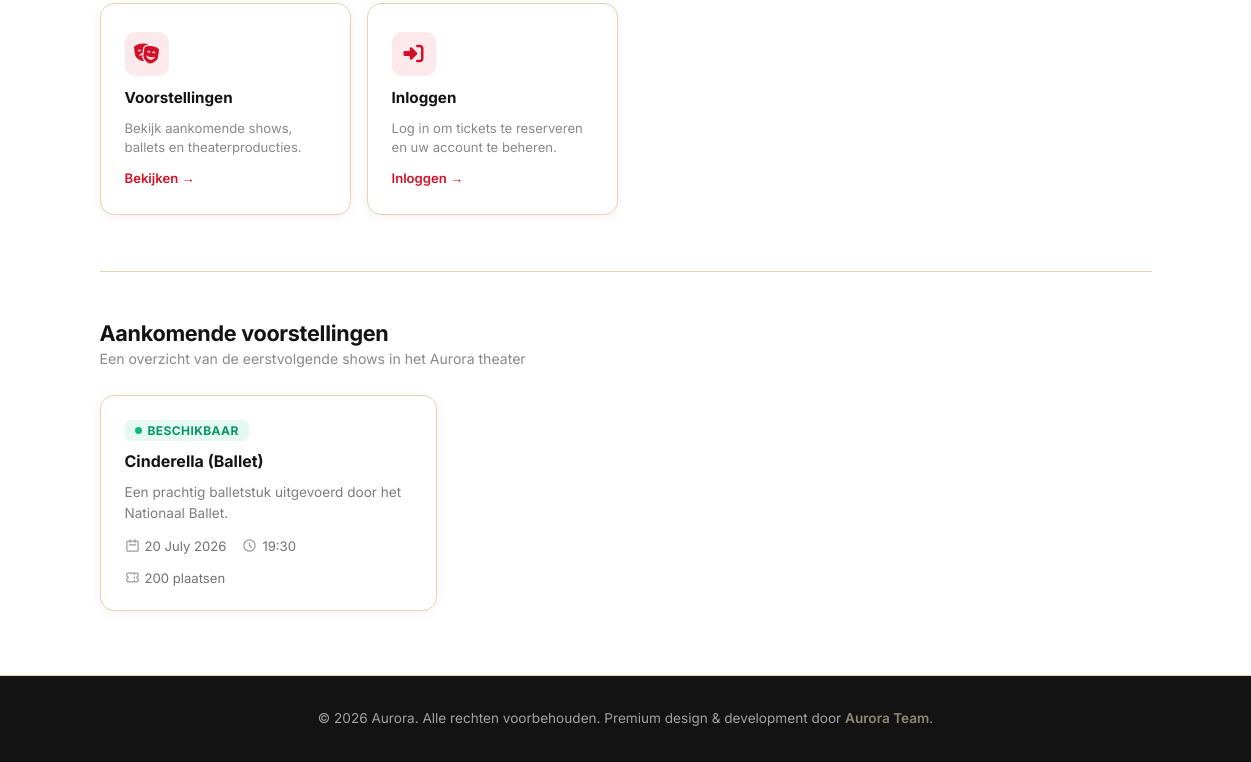
The page /informatie/home.php (lower part) on the database as committed earlier.
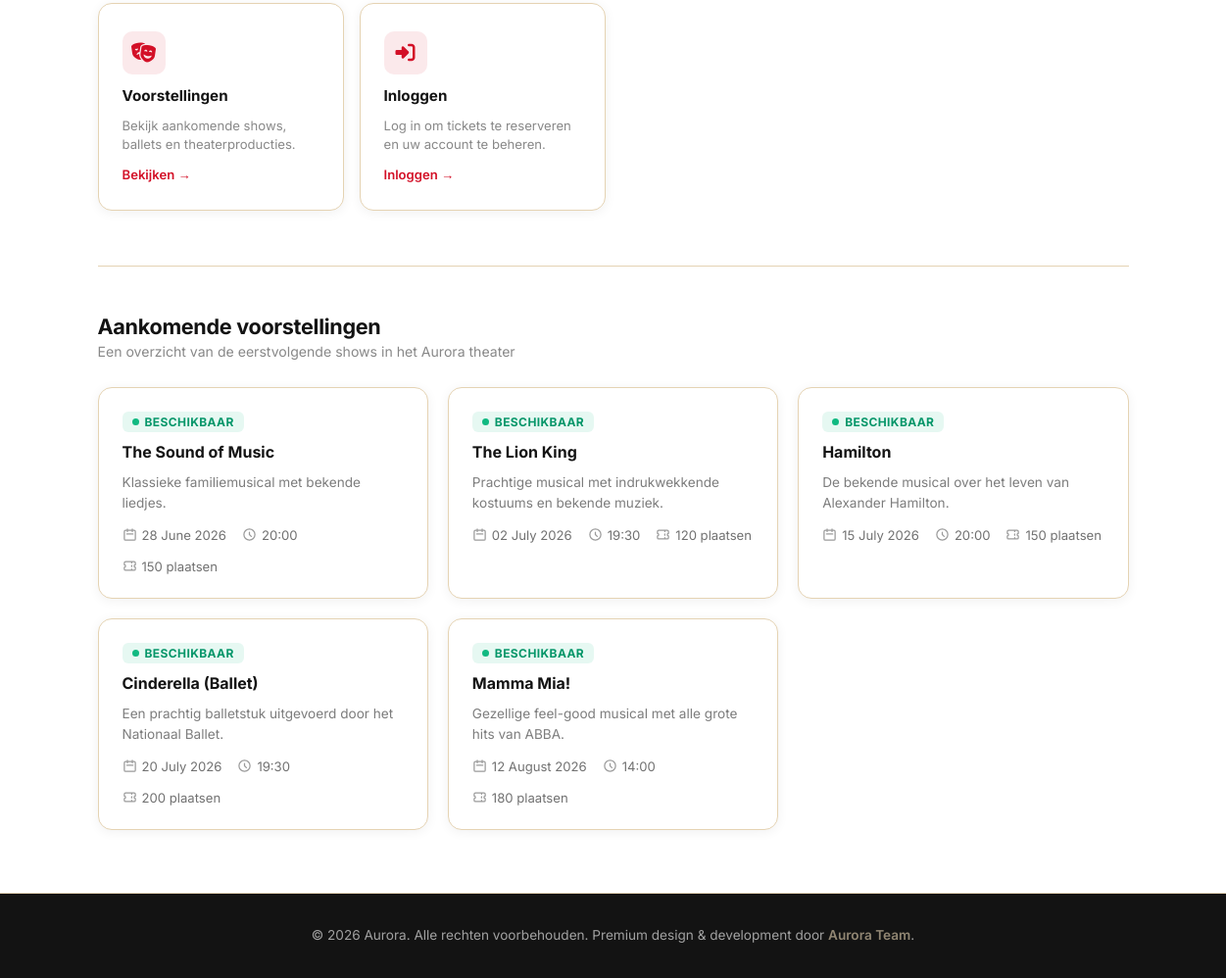
The same page on the database as committed later.
### tables this page shows
CREATE TABLE Voorstelling (
    Id INT NOT NULL AUTO_INCREMENT
    ,MedewerkerId INT NOT NULL
    ,Naam VARCHAR(100) NOT NULL
    ,Beschrijving TEXT NULL
    ,Datum DATE NOT NULL
    ,Tijd TIME NOT NULL
    ,MaxAantalTickets INT NOT NULL
    ,Beschikbaarheid VARCHAR(50) NOT NULL  
    ,IsActief BIT NOT NULL DEFAULT 1
    ,Opmerking VARCHAR(250) NULL
    ,DatumAangemaakt DATETIME(6) NOT NULL DEFAULT CURRENT_TIMESTAMP(6)
    ,DatumGewijzigd DATETIME(6) NOT NULL DEFAULT CURRENT_TIMESTAMP(6) ON UPDATE CURRENT_TIMESTAMP(6)
    ,PRIMARY KEY (Id)
    ,FOREIGN KEY (MedewerkerId) REFERENCES Medewerker(Id)
);

### includes/navbar.php (called while the page is built, shortened)
<?php
$isIngelogd = !empty($_SESSION['ingelogd']);
?>

### informatie/home.php (the view, shortened to what this page needs)
<?php
$dbFout      = false;
$foutmelding = '';
$voorstellingen = [];
try {
    require_once __DIR__ . '/../config.php';
    $stmt = $pdo->prepare("
        SELECT Naam, Beschrijving, Datum, Tijd, MaxAantalTickets, Beschikbaarheid
        FROM voorstelling
        WHERE IsActief = 1 AND Beschikbaarheid != 'Geannuleerd' AND Datum >= CURDATE()
        ORDER BY Datum ASC, Tijd ASC
        LIMIT 6
    ");
    $stmt->execute();
    $voorstellingen = $stmt->fetchAll(PDO::FETCH_ASSOC);
} catch (PDOException $e) {
    $dbFout      = true;
    $foutmelding = 'De server is momenteel niet bereikbaar. Probeer het later opnieuw.';
} catch (Throwable $e) {
    $dbFout      = true;
    $foutmelding = 'Er is een onverwachte fout opgetreden. Probeer het later opnieuw.';
}
?>
<!DOCTYPE html>
<html lang="nl">
<head>
    <link rel="stylesheet" href="https://cdnjs.cloudflare.com/ajax/libs/font-awesome/6.4.2/css/all.min.css">
</head>
<body>
<?php require_once __DIR__ . '/../includes/navbar.php'; ?>
<?php if ($dbFout): ?>
    <main class="fout-full-page">
        <div class="fout-kaart" role="alert" aria-live="assertive">
            <div class="fout-icoon">
                <svg xmlns="http://www.w3.org/2000/svg" fill="none" viewBox="0 0 24 24" stroke="currentColor" stroke-width="2"><path stroke-linecap="round" stroke-linejoin="round" d="M12 9v2m0 4h.01m-6.938 4h13.856c1.54 0 2.502-1.667 1.732-3L13.732 4c-.77-1.333-2.694-1.333-3.464 0L3.34 16c-.77 1.333.192 3 1.732 3z"/></svg>
            </div>
            <h2>Server niet bereikbaar</h2>
            <p><?= htmlspecialchars($foutmelding) ?></p>
            <a href="home.php" class="btn-refresh">Probeer opnieuw</a>
        </div>
    </main>
<?php else: ?>
    <main class="home-main">
        <section aria-labelledby="kop-snelkoppelingen">
            <div class="kaart-raster">
                <a href="#voorstellingen" class="actie-kaart" id="link-voorstellingen" aria-label="Ga naar aankomende voorstellingen">
                    <div class="kaart-icoon">
                        <i class="fa-solid fa-masks-theater"></i>
                    </div>
                    <h3>Voorstellingen</h3>
                    <p>Bekijk aankomende shows, ballets en theaterproducties.</p>
                    <span class="pijl">Bekijken &rarr;</span>
                </a>
                <?php if ($isIngelogd): ?>
                <a href="../ticket-reseveren/ticket-beheren/index.php" class="actie-kaart" id="link-tickets" aria-label="Ga naar ticket reserveren">
                    <div class="kaart-icoon">
                        <i class="fa-solid fa-ticket"></i>
                    </div>
                    <h3>Ticket reserveren</h3>
                    <p>Reserveer uw tickets voor aankomende voorstellingen.</p>
                    <span class="pijl">Reserveren &rarr;</span>
                </a>
                <?php else: ?>
                <a href="../login.php" class="actie-kaart" id="link-inloggen" aria-label="Ga naar inlogpagina">
                    <div class="kaart-icoon">
                        <i class="fa-solid fa-right-to-bracket"></i>
                    </div>
                    <h3>Inloggen</h3>
                    <p>Log in om tickets te reserveren en uw account te beheren.</p>
                    <span class="pijl">Inloggen &rarr;</span>
                </a>
                <?php endif; ?>
            </div>
        </section>
        <div class="sectie-divider"></div>
        <section id="voorstellingen" aria-labelledby="kop-voorstellingen">
            <div class="sectie-kop">
                <h2 id="kop-voorstellingen">Aankomende voorstellingen</h2>
                <p>Een overzicht van de eerstvolgende shows in het Aurora theater</p>
            </div>
            <?php if (empty($voorstellingen)): ?>
                <div class="voorstelling-raster">
                    <div class="geen-voorstellingen" role="status">
                        Er zijn momenteel geen aankomende voorstellingen gepland.
                    </div>
                </div>
            <?php else: ?>
                <div class="voorstelling-raster">
                    <?php foreach ($voorstellingen as $vs):
                        $datum = date('d F Y', strtotime($vs['Datum']));
                        $tijd  = substr($vs['Tijd'], 0, 5);
                        $isUitverkocht = ($vs['Beschikbaarheid'] === 'Uitverkocht');
                    ?>
                    <article class="voorstelling-kaart">
                        <div class="vs-badge <?= $isUitverkocht ? 'uitverkocht' : 'beschikbaar' ?>">
                            <span class="status-dot"></span>
                            <?= $isUitverkocht ? 'Uitverkocht' : 'Beschikbaar' ?>
                        </div>
                        <h3><?= htmlspecialchars($vs['Naam']) ?></h3>
                        <?php if (!empty($vs['Beschrijving'])): ?>
                            <p class="vs-beschrijving"><?= htmlspecialchars($vs['Beschrijving']) ?></p>
                        <?php endif; ?>
                        <div class="vs-info-rij">
                            <div class="vs-info-item">
                                <svg xmlns="http://www.w3.org/2000/svg" fill="none" viewBox="0 0 24 24" stroke="currentColor" stroke-width="2"><path stroke-linecap="round" stroke-linejoin="round" d="M8 7V3m8 4V3m-9 8h10M5 21h14a2 2 0 002-2V7a2 2 0 00-2-2H5a2 2 0 00-2 2v12a2 2 0 002 2z"/></svg>
                                <span><?= htmlspecialchars($datum) ?></span>
                            </div>
                            <div class="vs-info-item">
                                <svg xmlns="http://www.w3.org/2000/svg" fill="none" viewBox="0 0 24 24" stroke="currentColor" stroke-width="2"><path stroke-linecap="round" stroke-linejoin="round" d="M12 8v4l3 3m6-3a9 9 0 11-18 0 9 9 0 0118 0z"/></svg>
                                <span><?= htmlspecialchars($tijd) ?></span>
                            </div>
                            <div class="vs-info-item">
                                <svg xmlns="http://www.w3.org/2000/svg" fill="none" viewBox="0 0 24 24" stroke="currentColor" stroke-width="2"><path stroke-linecap="round" stroke-linejoin="round" d="M15 5v2m0 4v2m0 4v2M5 5a2 2 0 00-2 2v3a2 2 0 110 4v3a2 2 0 002 2h14a2 2 0 002-2v-3a2 2 0 110-4V7a2 2 0 00-2-2H5z"/></svg>
                                <span><?= (int)$vs['MaxAantalTickets'] ?> plaatsen</span>
                            </div>
                        </div>
                    </article>
                    <?php endforeach; ?>
                </div>
            <?php endif; ?>
        </section>
    </main>
<?php endif; ?>
<?php require_once __DIR__ . '/../includes/footer.php'; ?>
</body>
</html>

### includes/footer.php (shortened to what this page needs)
<footer class="aurora-footer">
    <p>&copy; <?= date('Y') ?> Aurora. Alle rechten voorbehouden. Premium design & development door <a href="#">Aurora Team</a>.</p>
</footer>

### informatie/home.php (style rules this page uses)
* { box-sizing: border-box; margin: 0; padding: 0; }
body { font-family: 'Inter', sans-serif; background-color: #FFFFFF; color: #131313; min-height: 100vh; display: flex; flex-direction: column; }
.home-main { flex: 1; max-width: 1100px; margin: 0 auto; padding: 56px 24px 64px; width: 100%; }
.sectie-kop { margin-bottom: 28px; }
.sectie-kop h2 { font-size: 1.35rem; font-weight: 700; color: #131313; letter-spacing: -0.3px; }
.sectie-kop p { font-size: 0.88rem; color: #131313; opacity: 0.5; margin-top: 4px; }
.kaart-raster { display: grid; grid-template-columns: repeat(auto-fill, minmax(230px, 1fr)); gap: 16px; margin-bottom: 56px; }
.actie-kaart { background: #FFFFFF; border: 1px solid #E5D3B3; border-radius: 14px; padding: 28px 24px; text-decoration: none; color: #131313; display: flex; flex-direction: column; gap: 12px; box-shadow: 0 2px 12px rgba(19,19,19,0.06); transition: transform 0.18s, box-shadow 0.18s, border-color 0.18s; cursor: pointer; }
.actie-kaart .kaart-icoon { width: 44px; height: 44px; background: rgba(211, 16, 39, 0.09); border-radius: 10px; display: flex; align-items: center; justify-content: center; color: #D31027; }
.actie-kaart .kaart-icoon svg, .actie-kaart .kaart-icoon i { width: auto; height: auto; font-size: 20px; }
.actie-kaart h3 { font-size: 0.95rem; font-weight: 700; color: #131313; }
.actie-kaart p { font-size: 0.82rem; color: #131313; opacity: 0.5; line-height: 1.5; }
.actie-kaart .pijl { margin-top: auto; font-size: 0.82rem; font-weight: 600; color: #D31027; display: flex; align-items: center; gap: 4px; }
.voorstelling-raster { display: grid; grid-template-columns: repeat(auto-fill, minmax(300px, 1fr)); gap: 20px; }
.voorstelling-kaart { background: #FFFFFF; border: 1px solid #E5D3B3; border-radius: 14px; padding: 24px; box-shadow: 0 2px 12px rgba(19,19,19,0.06); display: flex; flex-direction: column; gap: 10px; transition: box-shadow 0.18s, border-color 0.18s; }
.vs-badge { display: inline-flex; align-items: center; gap: 6px; border-radius: 6px; padding: 3px 10px; font-size: 0.75rem; font-weight: 700; letter-spacing: 0.4px; text-transform: uppercase; width: fit-content; }
.vs-badge.beschikbaar { background: rgba(16, 185, 129, 0.10); color: #059669; }
.vs-badge.beschikbaar .status-dot { width: 7px; height: 7px; border-radius: 50%; background: #10B981; }
.voorstelling-kaart h3 { font-size: 1rem; font-weight: 700; color: #131313; line-height: 1.3; }
.voorstelling-kaart .vs-beschrijving { font-size: 0.85rem; color: #131313; opacity: 0.55; line-height: 1.55; }
.vs-info-rij { display: flex; gap: 16px; flex-wrap: wrap; margin-top: 4px; }
.vs-info-item { display: flex; align-items: center; gap: 5px; font-size: 0.82rem; color: #131313; opacity: 0.6; }
.vs-info-item svg { width: 15px; height: 15px; opacity: 0.7; }
.sectie-divider { height: 1px; background: #E5D3B3; margin-bottom: 48px; }

### includes/footer.php (style rules this page uses)
.aurora-footer * { box-sizing: border-box; margin: 0; padding: 0; }
.aurora-footer { background-color: #131313; color: #FFFFFF; padding: 32px 24px; text-align: center; font-family: 'Inter', sans-serif; font-size: 0.85rem; margin-top: auto; border-top: 1px solid #E5D3B3; }
.aurora-footer p { opacity: 0.6; line-height: 1.6; color: #FFFFFF; }
.aurora-footer a { color: #E5D3B3; text-decoration: none; font-weight: 600; transition: color 0.2s; }

Rows that differ between the two databases and show on the page:
now on this page (row edited): voorstelling: Beschikbaarheid "BESCHIKBAAR", Naam "The Sound of Music", Beschrijving "Klassieke familiemusical met bekende liedjes.", Datum "28 June 2026", Tijd "20:00", MaxAantalTickets "150"
added voorstelling: Beschikbaarheid "BESCHIKBAAR", Naam "The Lion King", Beschrijving "Prachtige musical met indrukwekkende kostuums en bekende muziek.", Datum "02 July 2026", Tijd "19:30", MaxAantalTickets "120"
added voorstelling: Beschikbaarheid "BESCHIKBAAR", Naam "Hamilton", Beschrijving "De bekende musical over het leven van Alexander Hamilton.", Datum "15 July 2026", Tijd "20:00", MaxAantalTickets "150"
added voorstelling: Beschikbaarheid "BESCHIKBAAR", Naam "Mamma Mia!", Beschrijving "Gezellige feel-good musical met alle grote hits van ABBA.", Datum "12 August 2026", Tijd "14:00", MaxAantalTickets "180"
